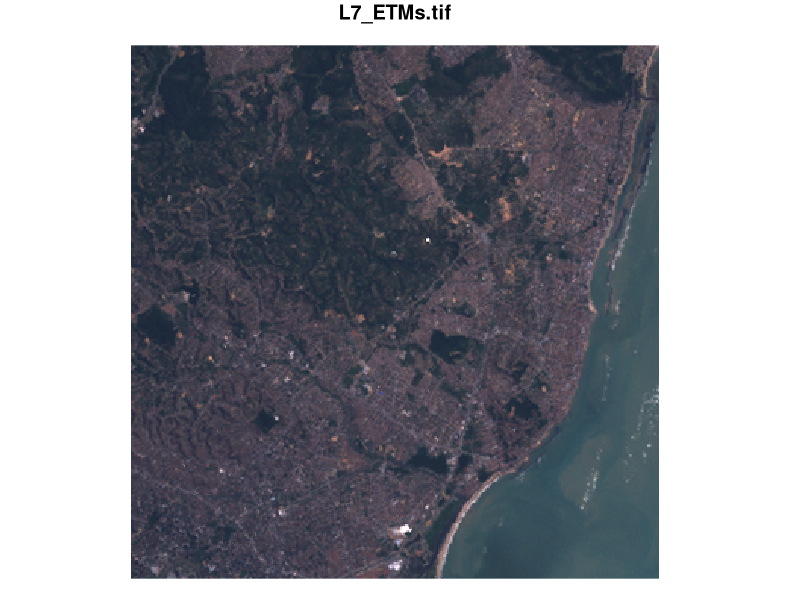
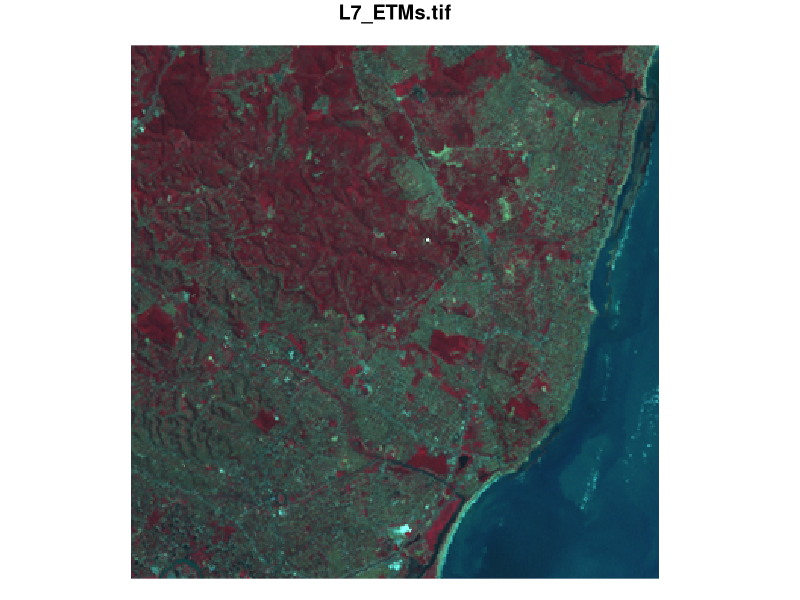
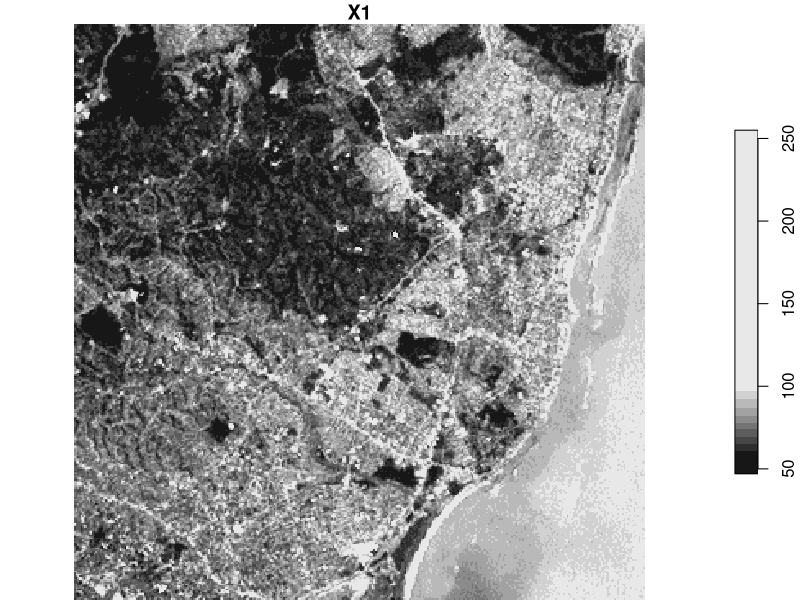

Write R code to recreate these figures, in order. (Note: this script raises an error after producing the figures.)
#Part A:

#1. start R, install package `sf` if not already present, and load it

library(sf)

#2. load the `nc` sample dataset as done above

nc = read_sf(system.file("gpkg/nc.gpkg", package="sf")) # read as sf-tibble

#3. use `st_intersects` to discover which counties in `nc` intersect with county `Rowan`; experiment with the order of arguments to `st_intersects`

rowan = nc[nc$NAME == "Rowan",]
st_intersects(nc, rowan)
st_intersects(rowan, nc)

#4. try to understand the object returned by `st_intersects`

i = st_intersects(rowan, nc)
class(i)
str(i)

#5. look up which methods are available for objects of class `sgbp` (`methods(class = "sgbp")`), and try some of them

methods(class = "sgbp")
t(i)
as.matrix(i)
as.data.frame(i)
!i

#6. does `Rowan` intersect with itself? 

which(nc$NAME == "Rowan") %in% i[[1]]

#7. Find all counties that touch `Rowan` by using `st_touches`; does `Rowan` touch itself?

i2 = st_touches(rowan, nc)
which(nc$NAME == "Rowan") %in% i2[[1]]

#8. How can we find what `intersects` and `touches` mean, more formally?

# The help page of ?st_intersects points to https://en.wikipedia.org/wiki/DE-9IM

## B:
#1. Start R, install package `stars` (if not already present), and load it

library(stars)

#2. load the Landsat image test set, as above

tif = system.file("tif/L7_ETMs.tif", package = "stars")
x = read_stars(tif)

#3. Create an RGB composite plot using argument `rgb = c(3,2,1)` for RGB, and `rgb = c(4,3,2)` for false color.

plot(x, rgb = c(3, 2, 1))
plot(x, rgb = c(4, 3, 2))

#4. Use `x6 = split(x, "band")` to create a 2-dimensional raster with 6 attributes

(x6 = split(x, "band"))

#5. Plot `x6`. What has changed?

plot(x6)
# only a single band is plotted!

#6. Compute the mean of all six bands by adding all six attributes and dividing by 6, and assigning the resulting matrix as a new attribute in `x6`

x6$mean = (x6[[1]] + x6[[2]] + x6[[3]] + x6[[4]] + x6[[5]] + x6[[6]])/6

#7. As an alternative, compute the mean of all six bands by applying function `mean` over the `x` and `y` dimensions (essentially reducing "band"), by using `st_apply`; compare the results of the two approaches

xm = st_apply(x, c("x", "y"), mean)
all.equal(xm[[1]], x6$mean)

## C:
# 1. rasterize the `nc` dataset above, using `st_rasterize`. 

# Which attribute is retained? How could you do this for another attribute?

st_rasterize(nc)

# Which attribute is retained? 

# AREA (the first)

# How could you do this for another attribute?

# name the argument:
st_rasterize(nc["SID74"])

# 2. Modify the rasterization such that you get 30 rows and 60 columns (hint: look at the exercises help of `?st_rasterize`)

st_rasterize(nc["SID74"], st_as_stars(st_bbox(nc), nx = 30, ny = 60, values = NA_real_))

# 3. Look up what `st_crop` does, and run its examples.
# 4. Using the precipitation grid data shown above, find the time series with for each county in North Carolina the _maximum_ precipitation, and plot this. Note that
#   - `nc` has a different datum from `prec`, use `st_transform` for datum transformation
#   - the time values should be hourly, but may come out differently

a = aggregate(prec, st_transform(nc, st_crs(prec_slice)), max)
plot(a, max.plot = 23)

# 5. read in the file `system.file("nc/tos_O1_2001-2002.nc", package = "stars")

r = read_stars(system.file("nc/tos_O1_2001-2002.nc", package = "stars"))

# 6. what is the bounding box of this data set? What is the CRS, and the temporal reference system?

st_bbox(r)
st_crs(r)

# time reference: PCICt 360-day calendar

# 7. obtain the temperature time series of this dataset at point `POINT(200 10)`, using `pt = st_sfc(st_point(c(200, 10)))`

pt = st_point(c(200, 10))
r[st_sfc(pt)]

# or 

aggregate(r, st_sfc(pt), identity)
